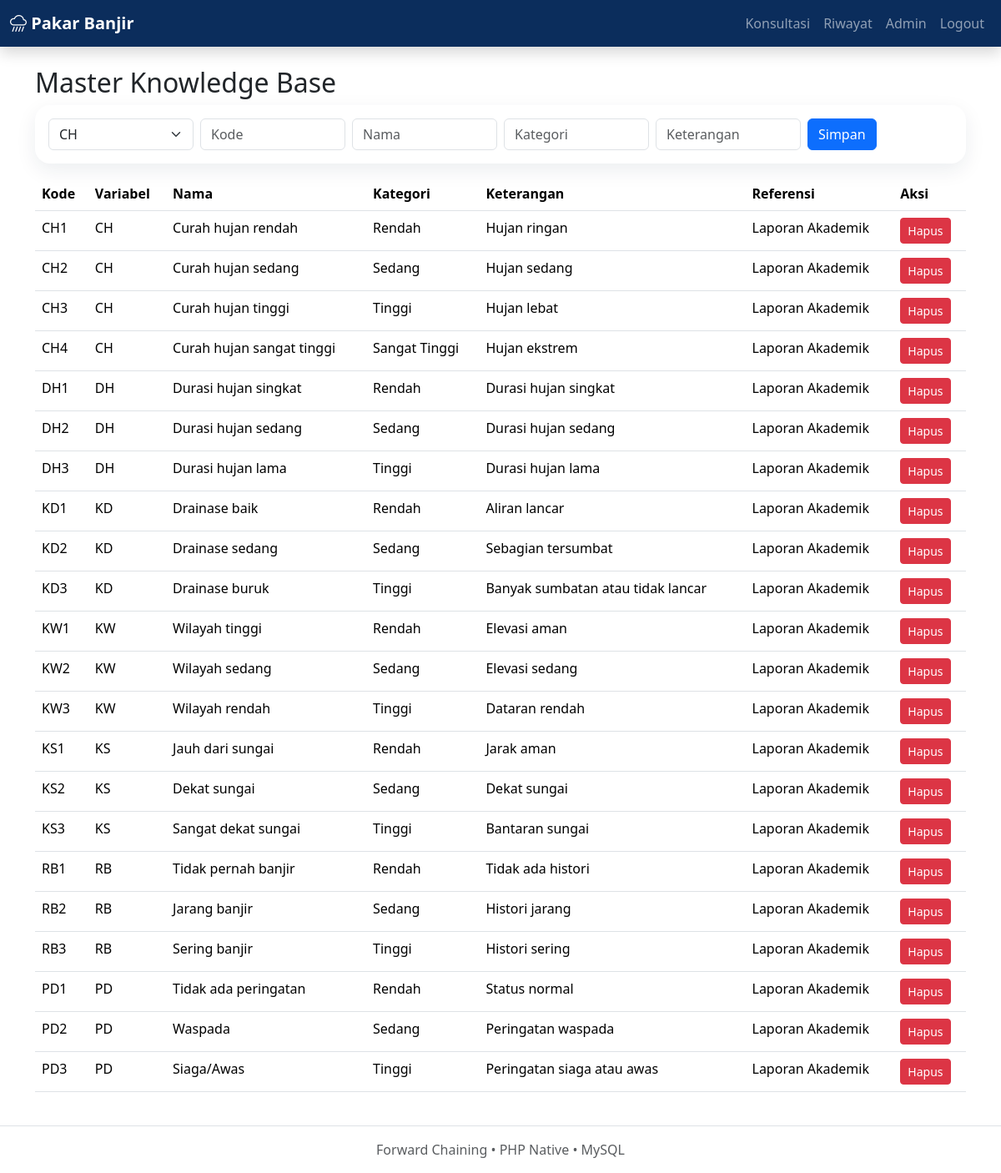
Page /admin/master/symptoms.php (signed in) on the committed database.
### tables this page shows
CREATE TABLE symptoms(id INT AUTO_INCREMENT PRIMARY KEY,variable_id INT NOT NULL,code VARCHAR(10) NOT NULL UNIQUE,name VARCHAR(120) NOT NULL,category VARCHAR(80) NOT NULL,description TEXT,reference_id INT,FOREIGN KEY(variable_id) REFERENCES variables(id) ON DELETE CASCADE,FOREIGN KEY(reference_id) REFERENCES `references`(id) ON DELETE SET NULL);

CREATE TABLE variables(id INT AUTO_INCREMENT PRIMARY KEY,code VARCHAR(5) NOT NULL UNIQUE,name VARCHAR(80) NOT NULL,description TEXT);

### includes/functions.php (called while the page is built, shortened)
<?php
function e($v){ return htmlspecialchars((string)$v, ENT_QUOTES, 'UTF-8'); }

### admin/master/symptoms.php (the view)
<?php require_once __DIR__.'/../../config/database.php'; require_once __DIR__.'/../../includes/functions.php'; require_admin(); if($_SERVER['REQUEST_METHOD']==='POST'){ if(isset($_POST['delete']))$pdo->prepare('DELETE FROM symptoms WHERE id=?')->execute([$_POST['id']]); else $pdo->prepare('INSERT INTO symptoms(variable_id,code,name,category,description,reference_id) VALUES(?,?,?,?,?,1)')->execute([$_POST['variable_id'],$_POST['code'],$_POST['name'],$_POST['category'],$_POST['description']]); } $vars=$pdo->query('SELECT * FROM variables')->fetchAll(); $rows=$pdo->query('SELECT s.*,v.code vcode FROM symptoms s JOIN variables v ON v.id=s.variable_id ORDER BY s.id')->fetchAll(); require_once __DIR__.'/../../includes/header.php'; ?><div class="container"><h2>Master Knowledge Base</h2><form class="card p-3 mb-3" method="post"><div class="row g-2"><div class="col"><select name="variable_id" class="form-select"><?php foreach($vars as $v): ?><option value="<?=$v['id']?>"><?=$v['code']?></option><?php endforeach; ?></select></div><div class="col"><input name="code" class="form-control" placeholder="Kode"></div><div class="col"><input name="name" class="form-control" placeholder="Nama"></div><div class="col"><input name="category" class="form-control" placeholder="Kategori"></div><div class="col"><input name="description" class="form-control" placeholder="Keterangan"></div><div class="col"><button class="btn btn-primary">Simpan</button></div></div></form><table class="table"><tr><th>Kode</th><th>Variabel</th><th>Nama</th><th>Kategori</th><th>Keterangan</th><th>Referensi</th><th>Aksi</th></tr><?php foreach($rows as $r): ?><tr><td><?=e($r['code'])?></td><td><?=e($r['vcode'])?></td><td><?=e($r['name'])?></td><td><?=e($r['category'])?></td><td><?=e($r['description'])?></td><td>Laporan Akademik</td><td><form method="post"><input type="hidden" name="id" value="<?=$r['id']?>"><button name="delete" class="btn btn-sm btn-danger">Hapus</button></form></td></tr><?php endforeach; ?></table></div><?php require_once __DIR__.'/../../includes/footer.php'; ?>

### assets/css/style.css (style rules this page uses)
:root { --primary:#0b2d5c;--soft:#f4f7fb }
.card { border:0;border-radius:18px;box-shadow:0 8px 24px rgba(15,35,70,.08) }

### rows in the picture
symptoms: code "CH1", variable.code "CH", name "Curah hujan rendah", category "Rendah", description "Hujan ringan"
symptoms: code "CH2", variable.code "CH", name "Curah hujan sedang", category "Sedang", description "Hujan sedang"
symptoms: code "CH3", variable.code "CH", name "Curah hujan tinggi", category "Tinggi", description "Hujan lebat"
symptoms: code "CH4", variable.code "CH", name "Curah hujan sangat tinggi", category "Sangat Tinggi", description "Hujan ekstrem"
symptoms: code "DH1", variable.code "DH", name "Durasi hujan singkat", category "Rendah", description "Durasi hujan singkat"
symptoms: code "DH2", variable.code "DH", name "Durasi hujan sedang", category "Sedang", description "Durasi hujan sedang"
symptoms: code "DH3", variable.code "DH", name "Durasi hujan lama", category "Tinggi", description "Durasi hujan lama"
symptoms: code "KD1", variable.code "KD", name "Drainase baik", category "Rendah", description "Aliran lancar"
symptoms: code "KD2", variable.code "KD", name "Drainase sedang", category "Sedang", description "Sebagian tersumbat"
symptoms: code "KD3", variable.code "KD", name "Drainase buruk", category "Tinggi", description "Banyak sumbatan atau tidak lancar"
symptoms: code "KW1", variable.code "KW", name "Wilayah tinggi", category "Rendah", description "Elevasi aman"
symptoms: code "KW2", variable.code "KW", name "Wilayah sedang", category "Sedang", description "Elevasi sedang"
symptoms: code "KW3", variable.code "KW", name "Wilayah rendah", category "Tinggi", description "Dataran rendah"
symptoms: code "KS1", variable.code "KS", name "Jauh dari sungai", category "Rendah", description "Jarak aman"
symptoms: code "KS2", variable.code "KS", name "Dekat sungai", category "Sedang", description "Dekat sungai"
symptoms: code "KS3", variable.code "KS", name "Sangat dekat sungai", category "Tinggi", description "Bantaran sungai"
symptoms: code "RB1", variable.code "RB", name "Tidak pernah banjir", category "Rendah", description "Tidak ada histori"
symptoms: code "RB2", variable.code "RB", name "Jarang banjir", category "Sedang", description "Histori jarang"
symptoms: code "RB3", variable.code "RB", name "Sering banjir", category "Tinggi", description "Histori sering"
symptoms: code "PD1", variable.code "PD", name "Tidak ada peringatan", category "Rendah", description "Status normal"
symptoms: code "PD2", variable.code "PD", name "Waspada", category "Sedang", description "Peringatan waspada"
symptoms: code "PD3", variable.code "PD", name "Siaga/Awas", category "Tinggi", description "Peringatan siaga atau awas"

### other values in the picture
form field variable_id "CH"
